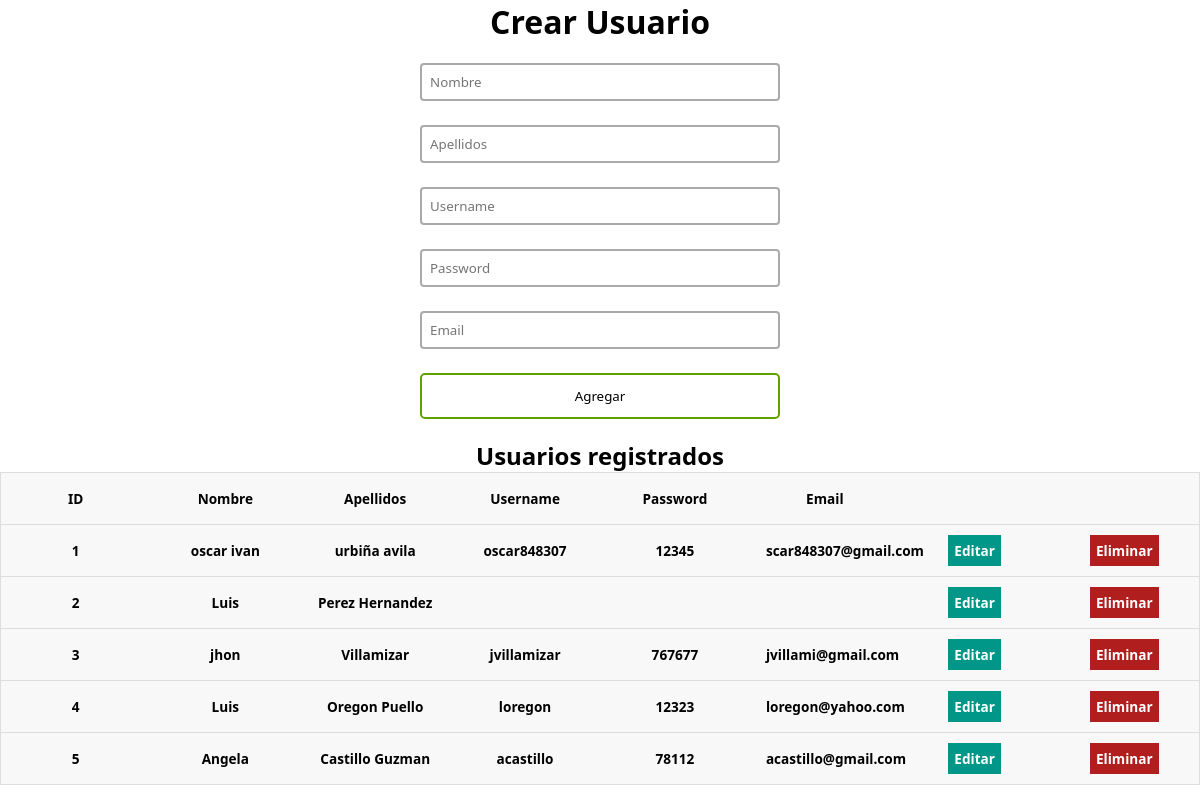
The page / on the database its author committed.
### tables this page shows
CREATE TABLE `users` (
  `id` int NOT NULL AUTO_INCREMENT,
  `name` varchar(20) NOT NULL,
  `lastname` varchar(20) NOT NULL,
  `username` varchar(14) NOT NULL,
  `password` varchar(14) NOT NULL,
  `email` varchar(50) NOT NULL,
  PRIMARY KEY (`id`)
);

### index.php (the view, shortened to what this page needs)
<?php
$con = connection();
$sql = "SELECT * FROM users";
$query = mysqli_query($con, $sql);
?>
<!DOCTYPE html>
<html lang="en">
<head>
    <link href="VISTAS/CSS/style.css" rel="stylesheet">
</head>
<body>
    <div class="users-form">
        <h1>Crear Usuario</h1>
        <form action="insert_user.php" method="POST">
            <input type="text" name="name" placeholder="Nombre">
            <input type="text" name="lastname" placeholder="Apellidos">
            <input type="text" name="username" placeholder="Username">
            <input type="password" name="password" placeholder="Password">
            <input type="email" name="email" placeholder="Email">
            <input type="submit" value="Agregar">
        </form>
    </div>
    <div class="users-table">
        <h2>Usuarios registrados</h2>
        <table>
            <thead>
                <tr>
                    <th>ID</th>
                    <th>Nombre</th>
                    <th>Apellidos</th>
                    <th>Username</th>
                    <th>Password</th>
                    <th>Email</th>
                    <th></th>
                    <th></th>
                </tr>
            </thead>
            <tbody>
                <?php while ($row = mysqli_fetch_array($query)): ?>
                    <tr>
                        <th><?= $row['id'] ?></th>
                        <th><?= $row['name'] ?></th>
                        <th><?= $row['lastname'] ?></th>
                        <th><?= $row['username'] ?></th>
                        <th><?= $row['password'] ?></th>
                        <th><?= $row['email'] ?></th>
                        <th><a href="update.php?id=<?= $row['id'] ?>" class="users-table--edit">Editar</a></th>
                        <th><a href="delete_user.php?id=<?= $row['id'] ?>" class="users-table--delete" >Eliminar</a></th>
                    </tr>
                <?php endwhile; ?>
            </tbody>
        </table>
    </div>
</body>
</html>

### Vistas/Css/style.css (style rules this page uses)
* { box-sizing: border-box; margin: 0; padding: 0; }
html { font-family: 'Segoe UI', sans-serif; text-align: center; }
a { text-decoration: none; }
.users-form form { display: flex; flex-direction: column; gap: 24px; width: 30%; margin: 20px auto; text-align: center; }
.users-form form input { font-family: 'Segoe UI', sans-serif; }
.users-form form input[type=text], .users-form form input[type=password], .users-form form input[type=email] { padding: 8px; border:2px solid #aaa; border-radius:4px; outline:none; transition:.3s; }
.users-form form input[type=submit] { border: none; padding: 12px 50px; text-decoration: none; transition-duration: 0.4s; cursor: pointer; border-radius: 5px; background-color: white; color: black; border: 2px solid #60a100; }
.users-table table { border: 1px solid #ccc; border-collapse: collapse; margin: 0; padding: 0; width: 100%; table-layout: fixed; }
table tr { background-color: #f8f8f8; border: 1px solid #ddd; padding: 4px; }
table th { padding: 16px; text-align: center; font-size: .85em; }
.users-table--edit { background: #009688; padding: 6px; color: #fff; text-align: center; font-weight: bold; }
.users-table--delete { background: #b11e1e; padding: 6px; color: #fff; text-align: center; font-weight: bold; }

### rows shown on the page
users: id "1", name "oscar ivan", lastname "urbiña avila", username "oscar848307", password "12345", email "scar848307@gmail.com"
users: id "2", name "Luis", lastname "Perez Hernandez"
users: id "3", name "jhon", lastname "Villamizar", username "jvillamizar", password "767677", email "jvillami@gmail.com"
users: id "4", name "Luis", lastname "Oregon Puello", username "loregon", password "12323", email "loregon@yahoo.com"
users: id "5", name "Angela", lastname "Castillo Guzman", username "acastillo", password "78112", email "acastillo@gmail.com"
